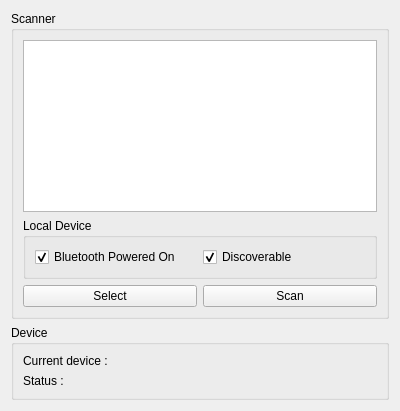
<?xml version="1.0" encoding="UTF-8"?>
<ui version="4.0">
 <class>BluetoothWindow</class>
 <widget class="QWidget" name="BluetoothWindow">
  <property name="geometry">
   <rect>
    <x>0</x>
    <y>0</y>
    <width>400</width>
    <height>411</height>
   </rect>
  </property>
  <property name="windowTitle">
   <string>Bluetooth Scanner</string>
  </property>
  <layout class="QVBoxLayout" name="verticalLayout">
   <item>
    <widget class="QGroupBox" name="groupBox_2">
     <property name="title">
      <string>Scanner</string>
     </property>
     <layout class="QVBoxLayout" name="verticalLayout_2">
      <item>
       <widget class="QListWidget" name="list"/>
      </item>
      <item>
       <widget class="QGroupBox" name="groupBox">
        <property name="title">
         <string>Local Device</string>
        </property>
        <layout class="QHBoxLayout" name="horizontalLayout_2">
         <item>
          <widget class="QCheckBox" name="power">
           <property name="text">
            <string>Bluetooth Powered On</string>
           </property>
           <property name="checked">
            <bool>true</bool>
           </property>
          </widget>
         </item>
         <item>
          <widget class="QCheckBox" name="discoverable">
           <property name="text">
            <string>Discoverable</string>
           </property>
           <property name="checked">
            <bool>true</bool>
           </property>
          </widget>
         </item>
        </layout>
       </widget>
      </item>
      <item>
       <layout class="QHBoxLayout" name="horizontalLayout">
        <item>
         <widget class="QPushButton" name="selectButton">
          <property name="text">
           <string>Select</string>
          </property>
         </widget>
        </item>
        <item>
         <widget class="QPushButton" name="scan">
          <property name="text">
           <string>Scan</string>
          </property>
         </widget>
        </item>
       </layout>
      </item>
     </layout>
    </widget>
   </item>
   <item>
    <widget class="QGroupBox" name="groupBox_3">
     <property name="title">
      <string>Device</string>
     </property>
     <layout class="QFormLayout" name="formLayout">
      <item row="0" column="0">
       <widget class="QLabel" name="label">
        <property name="text">
         <string>Current device :</string>
        </property>
       </widget>
      </item>
      <item row="0" column="1">
       <widget class="QLabel" name="labelDevice">
        <property name="text">
         <string/>
        </property>
       </widget>
      </item>
      <item row="1" column="0">
       <widget class="QLabel" name="label_2">
        <property name="text">
         <string>Status :</string>
        </property>
       </widget>
      </item>
      <item row="1" column="1">
       <widget class="QLabel" name="statusLabel">
        <property name="text">
         <string/>
        </property>
       </widget>
      </item>
     </layout>
    </widget>
   </item>
  </layout>
 </widget>
 <resources/>
 <connections/>
</ui>
